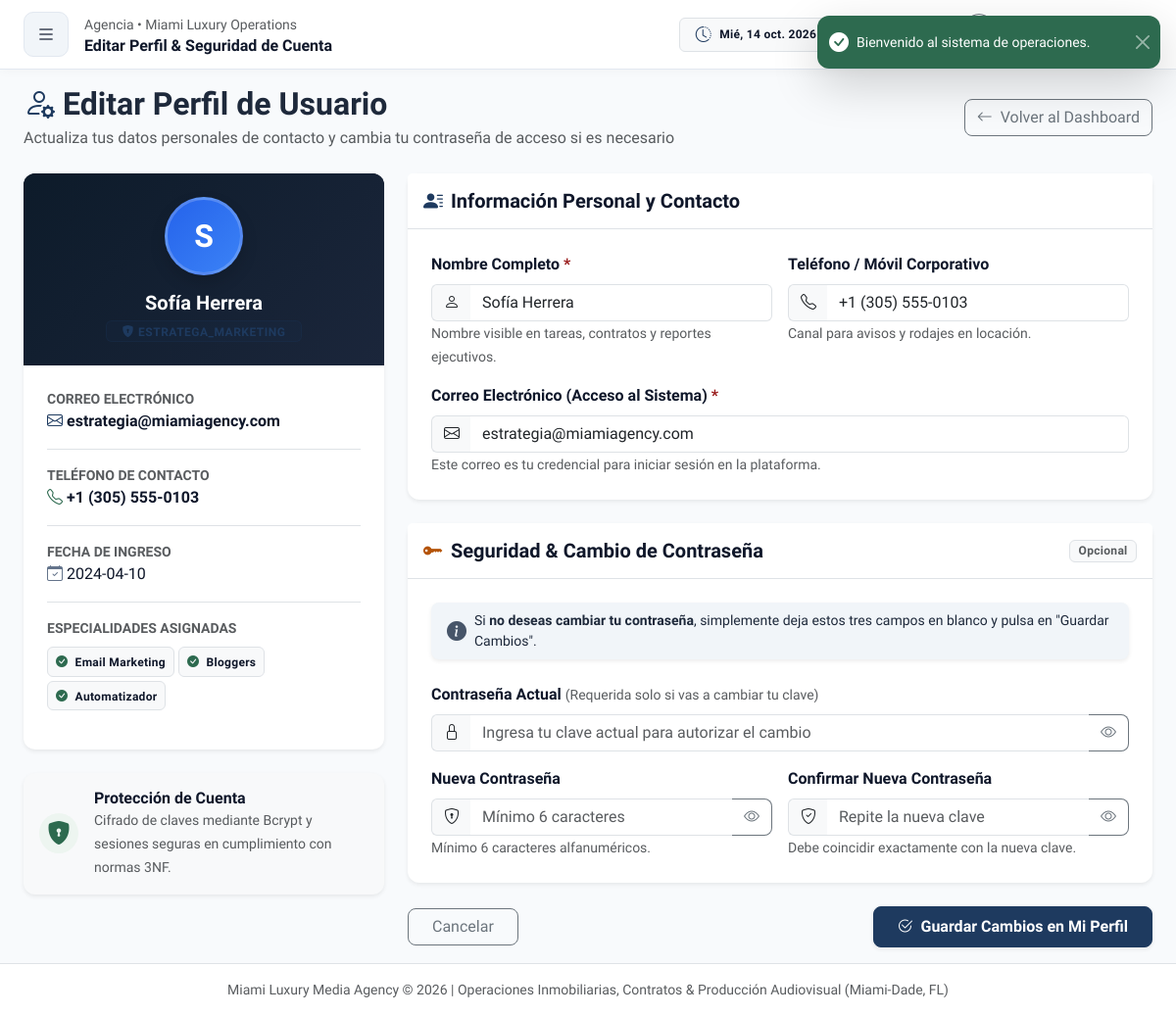
The page /public/profile (signed in) on the database its author committed.
### tables this page shows
CREATE TABLE IF NOT EXISTS users (
    id INT AUTO_INCREMENT PRIMARY KEY,
    email VARCHAR(191) NOT NULL UNIQUE,
    password_hash VARCHAR(255) NOT NULL,
    role_id INT NOT NULL,
    status VARCHAR(20) DEFAULT 'ACTIVO',
    created_at TIMESTAMP DEFAULT CURRENT_TIMESTAMP,
    updated_at TIMESTAMP DEFAULT CURRENT_TIMESTAMP ON UPDATE CURRENT_TIMESTAMP,
    INDEX idx_users_role (role_id),
    INDEX idx_users_status (status),
    CONSTRAINT fk_users_role FOREIGN KEY (role_id) REFERENCES roles(id) ON DELETE RESTRICT
);

CREATE TABLE IF NOT EXISTS employees (
    id INT AUTO_INCREMENT PRIMARY KEY,
    user_id INT NOT NULL UNIQUE,
    full_name VARCHAR(150) NOT NULL,
    phone VARCHAR(30) NULL,
    hire_date DATE NULL,
    created_at TIMESTAMP DEFAULT CURRENT_TIMESTAMP,
    updated_at TIMESTAMP DEFAULT CURRENT_TIMESTAMP ON UPDATE CURRENT_TIMESTAMP,
    INDEX idx_employees_user (user_id),
    CONSTRAINT fk_employees_user FOREIGN KEY (user_id) REFERENCES users(id) ON DELETE CASCADE
);

CREATE TABLE IF NOT EXISTS roles (
    id INT AUTO_INCREMENT PRIMARY KEY,
    name VARCHAR(50) NOT NULL UNIQUE,
    description VARCHAR(255) NULL,
    status VARCHAR(20) DEFAULT 'ACTIVO',
    created_at TIMESTAMP DEFAULT CURRENT_TIMESTAMP
);

CREATE TABLE IF NOT EXISTS specialties (
    id INT AUTO_INCREMENT PRIMARY KEY,
    code VARCHAR(50) NOT NULL UNIQUE,
    name VARCHAR(100) NOT NULL,
    description VARCHAR(255) NULL,
    status VARCHAR(20) DEFAULT 'ACTIVO',
    created_at TIMESTAMP DEFAULT CURRENT_TIMESTAMP
);

### app/Views/profile/edit.php (the view, shortened to what the rows shown need)
<div class="mb-4">
    <div class="d-flex justify-content-between align-items-center flex-wrap gap-2">
        <div>
            <h2 class="fw-bold mb-1"><i class="bi bi-person-gear text-primary me-2"></i>Editar Perfil de Usuario</h2>
        </div>
    </div>
</div>
<div class="row g-4">
    <div class="col-12 col-lg-4">
        <div class="card border-0 shadow-sm mb-4 text-center overflow-hidden">
            <div class="bg-dark py-4 text-white position-relative" style="background: linear-gradient(135deg, #0d1b2a 0%, #1b263b 100%);">
                <div class="avatar-circle mx-auto mb-3 shadow" style="width: 80px; height: 80px; background: linear-gradient(135deg, #2563eb, #3b82f6); border-radius: 50%; display: flex; align-items: center; justify-content: center; font-size: 2rem; color: #fff; font-weight: 700; border: 3px solid rgba(255,255,255,0.2);">
                    <?= strtoupper(mb_substr($profile['full_name'] ?? 'U', 0, 1)) ?>
                </div>
                <h5 class="fw-bold mb-1"><?= htmlspecialchars($profile['full_name'] ?? 'Usuario') ?></h5>
                <span class="badge <?= ($profile['role_name'] === 'JEFE_ADMIN') ? 'bg-warning text-dark' : 'bg-primary' ?> px-3 py-1 text-uppercase fw-semibold" style="letter-spacing: 0.5px;">
                    <i class="bi bi-shield-lock-fill me-1"></i><?= htmlspecialchars($profile['role_name'] ?? 'EMPLEADO') ?>
                </span>
            </div>
            <div class="card-body p-4 text-start">
                <div class="mb-3 pb-3 border-bottom">
                    <span class="text-muted small text-uppercase fw-semibold d-block">Correo Electrónico</span>
                    <span class="fw-semibold text-dark"><i class="bi bi-envelope me-1 text-primary"></i><?= htmlspecialchars($profile['email']) ?></span>
                </div>
                <div class="mb-3 pb-3 border-bottom">
                    <span class="text-muted small text-uppercase fw-semibold d-block">Teléfono de Contacto</span>
                    <span class="fw-semibold text-dark"><i class="bi bi-telephone me-1 text-success"></i><?= htmlspecialchars($profile['phone'] ?: 'No registrado') ?></span>
                </div>
                <?php if (!empty($profile['hire_date'])): ?>
                    <div class="mb-3 pb-3 border-bottom">
                        <span class="text-muted small text-uppercase fw-semibold d-block">Fecha de Ingreso</span>
                        <span class="text-dark"><i class="bi bi-calendar-check me-1 text-secondary"></i><?= htmlspecialchars($profile['hire_date']) ?></span>
                    </div>
                <?php endif; ?>
                <div class="mb-3">
                    <?php if (empty($profile['specialties'])): ?>
                        <span class="badge bg-light text-muted border">Sin especialidades específicas</span>
                    <?php else: ?>
                        <div class="d-flex flex-wrap gap-1">
                            <?php foreach ($profile['specialties'] as $spec): ?>
                                <span class="badge bg-light text-dark border p-2">
                                    <i class="bi bi-check-circle-fill text-success me-1"></i>
                                    <strong><?= htmlspecialchars($spec['name']) ?></strong>
                                </span>
                            <?php endforeach; ?>
                        </div>
                    <?php endif; ?>
                </div>
            </div>
        </div>
    </div>
    <div class="col-12 col-lg-8">
        <form action="<?= url('/profile') ?>" method="POST" id="editProfileForm">
            <div class="card border-0 shadow-sm mb-4">
                <div class="card-body p-4">
                    <div class="row g-3">
                        <div class="col-12 col-md-6">
                            <div class="input-group">
                                <span class="input-group-text bg-light border-end-0"><i class="bi bi-person"></i></span>
                                <input type="text" class="form-control border-start-0" id="full_name" name="full_name"
                                       value="<?= htmlspecialchars($profile['full_name'] ?? '') ?>" required placeholder="Ej: Carlos Mendoza">
                            </div>
                        </div>
                        <div class="col-12 col-md-6">
                            <div class="input-group">
                                <span class="input-group-text bg-light border-end-0"><i class="bi bi-telephone"></i></span>
                                <input type="text" class="form-control border-start-0" id="phone" name="phone"
                                       value="<?= htmlspecialchars($profile['phone'] ?? '') ?>" placeholder="Ej: +1 (305) 555-0199">
                            </div>
                        </div>
                        <div class="col-12">
                            <div class="input-group">
                                <span class="input-group-text bg-light border-end-0"><i class="bi bi-envelope"></i></span>
                                <input type="email" class="form-control border-start-0" id="email" name="email"
                                       value="<?= htmlspecialchars($profile['email'] ?? '') ?>" required placeholder="nombre@miamiagency.com">
                            </div>
                        </div>
                    </div>
                </div>
            </div>
        </form>
    </div>
</div>

### rows shown on the page
users: employees.full_name "S", employees.full_name "Sofía Herrera", role.name "ESTRATEGA_MARKETING", email "estrategia@miamiagency.com", employees.phone "+1 (305) 555-0103", employees.hire_date "2024-04-10", full_name "Sofía Herrera", phone "+1 (305) 555-0103"
specialties: name "Email Marketing"
specialties: name "Bloggers"
specialties: name "Automatizador"

### other values the page prints
$pageTitle "Editar Perfil & Seguridad de Cuenta"
$_SESSION['flash_success'] "Bienvenido al sistema de operaciones."
